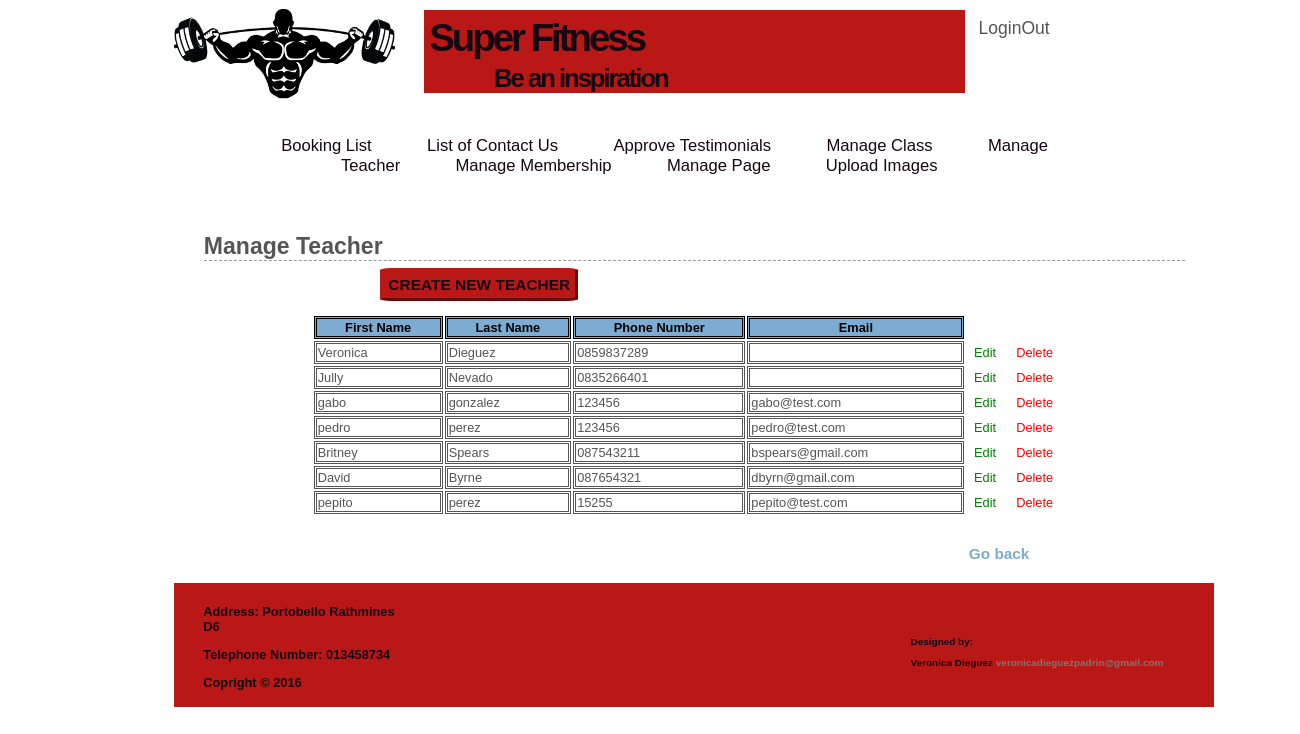
The page /adm_pages/6.view_teachers.php (signed in) on the database its author committed.
### tables this page shows
CREATE TABLE IF NOT EXISTS `teacher` (
  `id_teacher` int(11) NOT NULL AUTO_INCREMENT,
  `first_name` varchar(20) DEFAULT NULL,
  `last_name` varchar(20) DEFAULT NULL,
  `phone_number` varchar(20) DEFAULT NULL,
  `email` varchar(100) NOT NULL,
  PRIMARY KEY (`id_teacher`)
);

### adm_pages/6.view_teachers.php (the view, shortened to what this page needs)
<?php
    include('../includes/header_login.php');
    echo '<h1>Manage Teacher</h1>';
    echo "<a class='new' href='6.teacher_add.php'>CREATE NEW TEACHER</a>";
require ('../connect.php');
        $sql="SELECT id_teacher, first_name, last_name, phone_number, email FROM teacher";
         $result = mysqli_query ($db, $sql);
         $num = mysqli_num_rows($result);
        if ($num > 0) {
	       	echo '<table class="tableclass">
			    <tr>
					<th>First Name</th>
					<th>Last Name</th>
					<th>Phone Number</th>
					<th>Email</th>
				</tr>';
			while ($row = mysqli_fetch_array($result)) {
				echo '<tr>
						<td>' . $row['first_name'] . '</td>
						<td>' . $row['last_name'] . '</td>
						<td>' . $row['phone_number'] . '</td>
						<td>' . $row['email'] . '</td>
						<td class="edit"><a href="6.teacher_update.php?id='. $row['id_teacher'].'">Edit</a></td>
		    			<td class="delete"><a href="6.teacher_delete.php?id=' . $row['id_teacher'] . '">Delete</a></td>
					</tr>';
			}
			echo '</table>';
		} else {
			echo '<p class="error">There are currently no registered teachers.</p>';
		}
    echo '<a class="goback" href="1.home_adm.php">Go back</a>';
    include('../includes/footer.php');
?>

### includes/main.css (style rules this page uses)
a { color:#777; text-decoration:none; }
body { width: 80%; margin-left: 13.4%; background:#ffffff; color:#555; font:0.8em Arial, Helvetica, "bitstream vera sans", sans-serif; }
#content h1 { border-bottom:1px dashed #999; font-size:1.8em; padding:20px 0 0; }
table.tableclass { margin-bottom: 3%; }
table.tableclass tr th { border: double; background-color: #7DABD1; color: black; margin-bottom:10%; }
table.tableclass tr td { border: double; }
table.tableclass { width: 78%; margin-left: 11%; }
a.goback { margin-left: 78%; font-size: 120%; color: #7DABD1; font-weight: 700; }
table.tableclass td.delete, table.tableclass td.edit, table.tableclass td.timetable, table.bookingTime td.edit { border: none; text-align: left; padding-left: 1%; }
table.tableclass { margin-top:2%; }
table.tableclass td.delete a { color:red; }
table.tableclass td.edit a { color:green; }
a.new { padding: 5px; font-weight: bold; font-size: 121%; color: #160812; background: #b91817; border: outset; border-color:#b91817; border-radius: 7%; margin-left: 18%; }

### rows shown on the page
teacher: first_name "Veronica", last_name "Dieguez", phone_number "0859837289"
teacher: first_name "Jully", last_name "Nevado", phone_number "0835266401"
teacher: first_name "gabo", last_name "gonzalez", phone_number "123456", email "gabo@test.com"
teacher: first_name "pedro", last_name "perez", phone_number "123456", email "pedro@test.com"
teacher: first_name "Britney", last_name "Spears", phone_number "087543211", email "bspears@gmail.com"
teacher: first_name "David", last_name "Byrne", phone_number "087654321", email "dbyrn@gmail.com"
teacher: first_name "pepito", last_name "perez", phone_number "15255", email "pepito@test.com"
